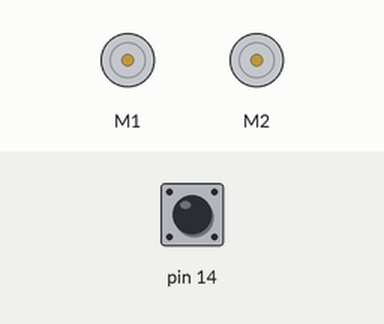
Recording of a sketch running on a simulated Arduino Leonardo, built with avr-gcc and run on an emulated ATmega32U4. Shown: 2 × DC motor (green arrow = forward, orange = backward, longer = faster). The test bench sets the inputs (shaded band); at power-on: pin 14 HIGH.

Above: at 0.8 s.
0.9 s: pin 14 pulled LOW for 0.15 s
At 3.4 s:
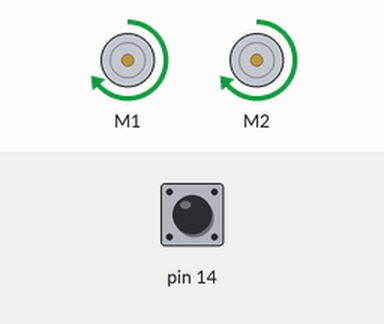
At 5.2 s:
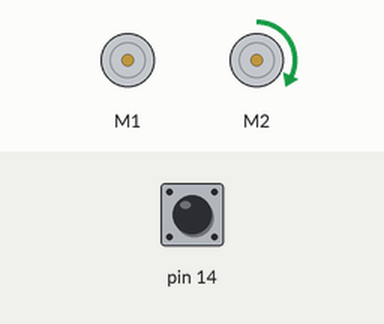
Timing chart, 0 to 14.8 s (numbered marks = the images above; inputs shaded):
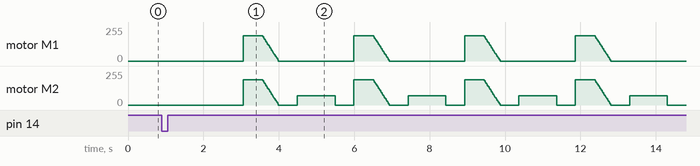

The sketch:

moveAsSquare.ino
```cpp
#include <Romi32U4.h>

Romi32U4Motors motors;
Romi32U4ButtonA buttonA;

void setup() {

  buttonA.waitForButton();

  delay(2000);

}

void loop() {

  for(int i = 0; i < 4; i++){
    //go striaght
    motors.setSpeeds(300,300);
    delay(500);
    for(int speed = 300; speed > 0; speed--){
      motors.setSpeeds(speed,speed);
      delay(1.7);
    }

    //stop and turn
    motors.setSpeeds(0,0);
    delay(500);
    motors.setRightSpeed(110);
    delay(1000);
    motors.setRightSpeed(0);
    delay(500);
  }

  while(1){
  }


}
```
